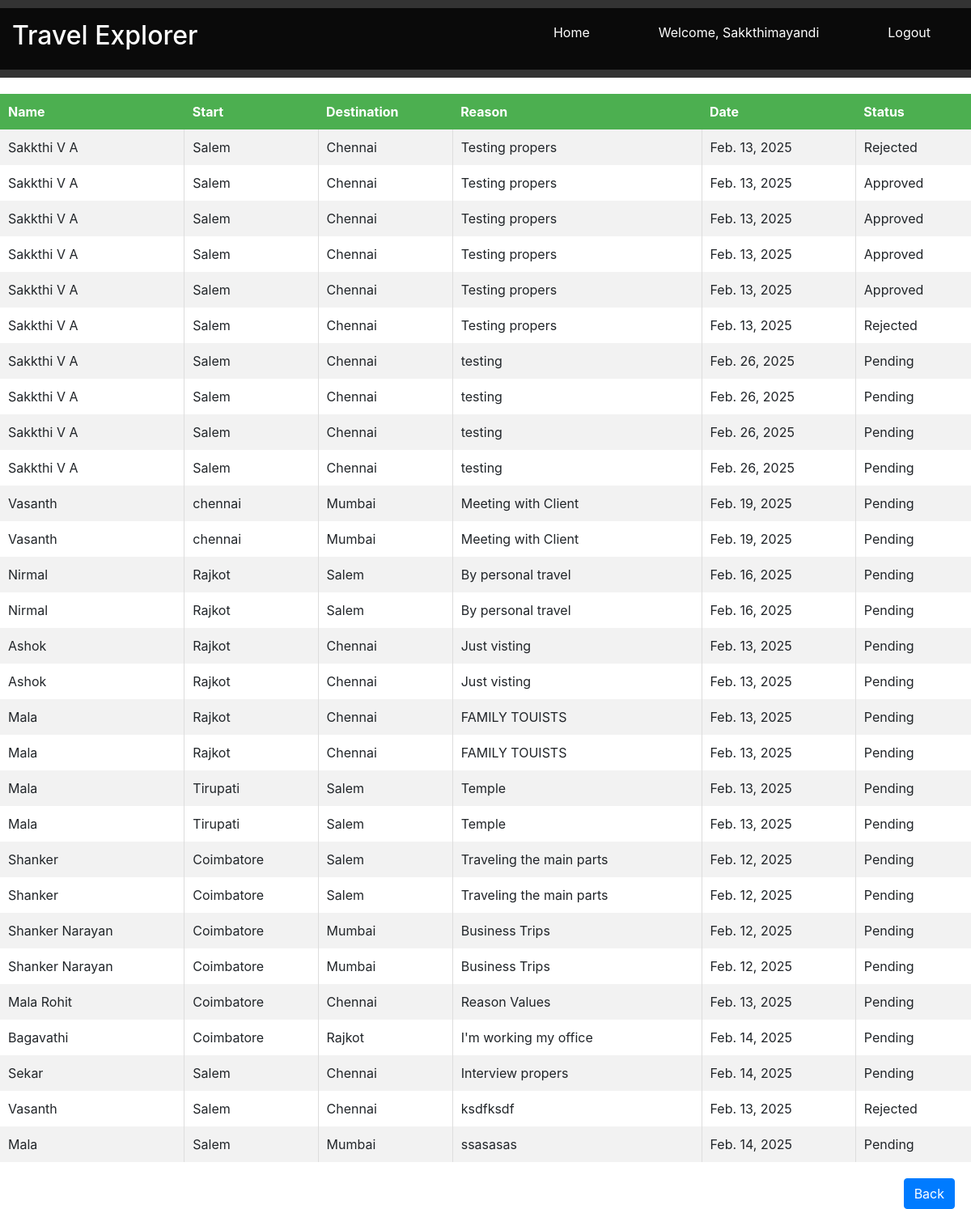
The app's page /travel_requests/ (signed in) with its own data.
### TravelDetails/models/TravelRequest.py (models this page shows, shortened)
class TravelRequest(models.Model):
    class Meta:
        verbose_name = "TravelRequest"
        verbose_name_plural = "TravelRequests"
    STATUS_CHOICES = [
        ('Pending', 'Pending'),
        ('Approved', 'Approved'),
        ('Rejected', 'Rejected'),
    ]
    mode_choices = [("by train","By Train"),("by flight","By Flight"),("by bus","By Bus")]
    gender_choices = [('male','Male'),('female','Female')]
    booking_choices = [("self","Self"),("travel desk","Travel Desk")]
    user = models.ForeignKey(User, on_delete=models.CASCADE,)
    full_name = models.CharField(verbose_name="Full Name", max_length=255, default="")
    dob = models.DateField(default="1967-02-12",)
    age = models.CharField(verbose_name="Age",max_length=15,default="10")
    phone_no = models.CharField(verbose_name="Phone", default=0,max_length=50)
    email = models.EmailField(verbose_name="Email", default="john@gmail.com",max_length=254)
    form_location = models.CharField(verbose_name = "From Location", max_length=255, default="salem")
    destination = models.CharField(max_length=255)
    reason = models.TextField()
    travel_date = models.DateField(default="2025-02-12")
    gender = models.CharField(max_length=15,choices=gender_choices,default="male")
    travel_mode = models.CharField(max_length=20, choices=mode_choices, default='by flight')
    booking_mode = models.CharField(max_length=20, choices=booking_choices, default='self')
    status = models.CharField(max_length=20, choices=STATUS_CHOICES, default='Pending')
    is_complete = models.BooleanField(verbose_name="Is Completed",default=False)
    created_at = models.DateTimeField(auto_now_add=True)
    updated_at = models.DateTimeField(auto_now=True)
    deleted_at = models.DateTimeField(null=True, blank=True)

### TravelDetails/views/Registiondatas.py (the view)
# urls.py: path("travel_requests/",Registiondatas.travel_requests,name="travel_requests"),
    @login_required
    def travel_requests(request):
        requests = TravelRequest.objects.filter(user=request.user)
        return render(request, 'website/travel_requests.html', {'requests': requests})

### templates/website/travel_requests.html (shortened to what this page needs)
{% extends 'website/base.html' %}
{% block content %}
<html>
    <head>
        <link rel="stylesheet" href="/static/websites/style.css">
        <link rel="stylesheet" href="https://cdn.jsdelivr.net/npm/bootstrap@4.0.0/dist/css/bootstrap.min.css">
        <link href="https://cdnjs.cloudflare.com/ajax/libs/toastr.js/latest/toastr.min.css" rel="stylesheet">
    </head>
    <body>
        <table>
            <tr>
                <th>Name</th>
                <th>Start</th>
                <th>Destination</th>
                <th>Reason</th>
                <th>Date</th>
                <th>Status</th>
            </tr>
            {% for req in requests %}
            <tr>
                <td>{{req.full_name}}</td>
                <td>{{req.form_location}}</td>
                <td>{{ req.destination }}</td>
                <td>{{ req.reason }}</td>
                <td>{{ req.travel_date }}</td>
                <td>{{ req.status }}</td>
            </tr>
            {% endfor %}
        </table>
        <a href="{% url 'travel_form' %}" class="right-side btn btn-primary" >Back</a>
    </body>
</html>
{% endblock %}

### templates/website/base.html (shortened to what this page needs)
{% load static %}
<!DOCTYPE html>
<html lang="en">
<head>
    <link rel="stylesheet" href="/static/websites/nav.css">
    <link rel="stylesheet" href="https://cdnjs.cloudflare.com/ajax/libs/font-awesome/4.7.0/css/font-awesome.min.css">
</head>
<body>
    <header>
        <nav>
            <div class="logo">
                <h2>Travel Explorer</h2>
            </div>
            <ul>
                <li><a href="/">Home</a></li>
                {% if user.is_authenticated %}
                    <li><a href="#">Welcome, {{ user.username }}</a></li>
                    <li><a href="{% url 'logout' %}">Logout</a></li>
                {% else %}
                    <li><a href="{% url 'login_page' %}">Login</a></li>
                    <li><a href="{% url 'Registion' %}">Register</a></li>
                {% endif %}
            </ul>
        </nav>
    </header>
    <main>
        {% block content %}{% endblock %}
    </main>
</body>
</html>

### static/websites/nav.css (style rules this page uses)
body { font-family: Arial, sans-serif; margin: 0; padding: 0; background-color: #f4f4f4; }
header { background-color: #333; color: white; padding: 10px 0; text-align: right; }
nav ul { list-style: none; padding: 0; }
nav ul li { display: inline; margin: 0 15px; }
nav ul li a { color: white; text-decoration: none; font-size: 16px; }
a, a:hover { text-decoration: none; }

### static/websites/style.css (style rules this page uses)
* { margin: 0; padding: 0; box-sizing: border-box; }
body { font-family: Arial, sans-serif; margin: 0; padding: 0; background-color: #f4f4f4; }
body { background: #c0c0c0; font-family: Raleway, sans-serif; color: #666; }
table { width: 100%; border-collapse: collapse; margin: 20px 0; }
th, td { padding: 10px; text-align: left; }
th { background-color: #4CAF50; color: white; }
tr:nth-child(even) { background-color: #f2f2f2; }
td { border-left: 1px solid #ddd; }
th:first-child, td:first-child { border-left: none; }
.right-side { position: absolute; right: 20px; z-index: 1000; }
nav { background: rgba(0, 0, 0, 0.8); padding: 15px; display: flex; justify-content: space-between; align-items: center; flex-wrap: wrap; }
nav ul { list-style: none; padding: 0; display: flex; gap: 15px; }
nav ul li { display: inline; }
nav ul li a { text-decoration: none; color: white; padding: 10px 20px; border-radius: 5px; transition: 0.3s ease-in-out; }

### templates/website/base.html (style rules this page uses)
nav { background: rgba(0, 0, 0, 0.8); padding: 15px; display: flex; justify-content: space-between; align-items: center; flex-wrap: wrap; }
nav ul { list-style: none; padding: 0; display: flex; gap: 15px; }
nav ul li { display: inline; }
nav ul li a { text-decoration: none; color: white; padding: 10px 20px; border-radius: 5px; transition: 0.3s ease-in-out; }

### templates/website/travel_requests.html (style rules this page uses)
nav { background: rgba(0, 0, 0, 0.8); padding: 15px; display: flex; justify-content: space-between; align-items: center; flex-wrap: wrap; }
nav ul { list-style: none; padding: 0; display: flex; gap: 15px; }
nav ul li { display: inline; }
nav ul li a { text-decoration: none; color: white; padding: 10px 20px; border-radius: 5px; transition: 0.3s ease-in-out; }

### records on screen
TravelRequest: full_name "Sakkthi V A", form_location "Salem", destination "Chennai", reason "Testing propers", travel_date "Feb. 13, 2025", status "Rejected"
TravelRequest: full_name "Sakkthi V A", form_location "Salem", destination "Chennai", reason "Testing propers", travel_date "Feb. 13, 2025", status "Approved"
TravelRequest: full_name "Sakkthi V A", form_location "Salem", destination "Chennai", reason "Testing propers", travel_date "Feb. 13, 2025", status "Approved"
TravelRequest: full_name "Sakkthi V A", form_location "Salem", destination "Chennai", reason "Testing propers", travel_date "Feb. 13, 2025", status "Approved"
TravelRequest: full_name "Sakkthi V A", form_location "Salem", destination "Chennai", reason "Testing propers", travel_date "Feb. 13, 2025", status "Approved"
TravelRequest: full_name "Sakkthi V A", form_location "Salem", destination "Chennai", reason "Testing propers", travel_date "Feb. 13, 2025", status "Rejected"
TravelRequest: full_name "Sakkthi V A", form_location "Salem", destination "Chennai", reason "testing", travel_date "Feb. 26, 2025", status "Pending"
TravelRequest: full_name "Sakkthi V A", form_location "Salem", destination "Chennai", reason "testing", travel_date "Feb. 26, 2025", status "Pending"
TravelRequest: full_name "Sakkthi V A", form_location "Salem", destination "Chennai", reason "testing", travel_date "Feb. 26, 2025", status "Pending"
TravelRequest: full_name "Sakkthi V A", form_location "Salem", destination "Chennai", reason "testing", travel_date "Feb. 26, 2025", status "Pending"
TravelRequest: full_name "Vasanth", form_location "chennai", destination "Mumbai", reason "Meeting with Client", travel_date "Feb. 19, 2025", status "Pending"
TravelRequest: full_name "Vasanth", form_location "chennai", destination "Mumbai", reason "Meeting with Client", travel_date "Feb. 19, 2025", status "Pending"
TravelRequest: full_name "Nirmal", form_location "Rajkot", destination "Salem", reason "By personal travel", travel_date "Feb. 16, 2025", status "Pending"
TravelRequest: full_name "Nirmal", form_location "Rajkot", destination "Salem", reason "By personal travel", travel_date "Feb. 16, 2025", status "Pending"
TravelRequest: full_name "Ashok", form_location "Rajkot", destination "Chennai", reason "Just visting", travel_date "Feb. 13, 2025", status "Pending"
TravelRequest: full_name "Ashok", form_location "Rajkot", destination "Chennai", reason "Just visting", travel_date "Feb. 13, 2025", status "Pending"
TravelRequest: full_name "Mala", form_location "Rajkot", destination "Chennai", reason "FAMILY TOUISTS", travel_date "Feb. 13, 2025", status "Pending"
TravelRequest: full_name "Mala", form_location "Rajkot", destination "Chennai", reason "FAMILY TOUISTS", travel_date "Feb. 13, 2025", status "Pending"
TravelRequest: full_name "Mala", form_location "Tirupati", destination "Salem", reason "Temple", travel_date "Feb. 13, 2025", status "Pending"
TravelRequest: full_name "Mala", form_location "Tirupati", destination "Salem", reason "Temple", travel_date "Feb. 13, 2025", status "Pending"
TravelRequest: full_name "Shanker", form_location "Coimbatore", destination "Salem", reason "Traveling the main parts", travel_date "Feb. 12, 2025", status "Pending"
TravelRequest: full_name "Shanker", form_location "Coimbatore", destination "Salem", reason "Traveling the main parts", travel_date "Feb. 12, 2025", status "Pending"
TravelRequest: full_name "Shanker Narayan", form_location "Coimbatore", destination "Mumbai", reason "Business Trips", travel_date "Feb. 12, 2025", status "Pending"
TravelRequest: full_name "Shanker Narayan", form_location "Coimbatore", destination "Mumbai", reason "Business Trips", travel_date "Feb. 12, 2025", status "Pending"
TravelRequest: full_name "Mala Rohit", form_location "Coimbatore", destination "Chennai", reason "Reason Values", travel_date "Feb. 13, 2025", status "Pending"
TravelRequest: full_name "Bagavathi", form_location "Coimbatore", destination "Rajkot", reason "I'm working my office", travel_date "Feb. 14, 2025", status "Pending"
TravelRequest: full_name "Sekar", form_location "Salem", destination "Chennai", reason "Interview propers", travel_date "Feb. 14, 2025", status "Pending"
TravelRequest: full_name "Vasanth", form_location "Salem", destination "Chennai", reason "ksdfksdf", travel_date "Feb. 13, 2025", status "Rejected"
TravelRequest: full_name "Mala", form_location "Salem", destination "Mumbai", reason "ssasasas", travel_date "Feb. 14, 2025", status "Pending"

### other values on screen
{{ user.username }} "Sakkthimayandi"
